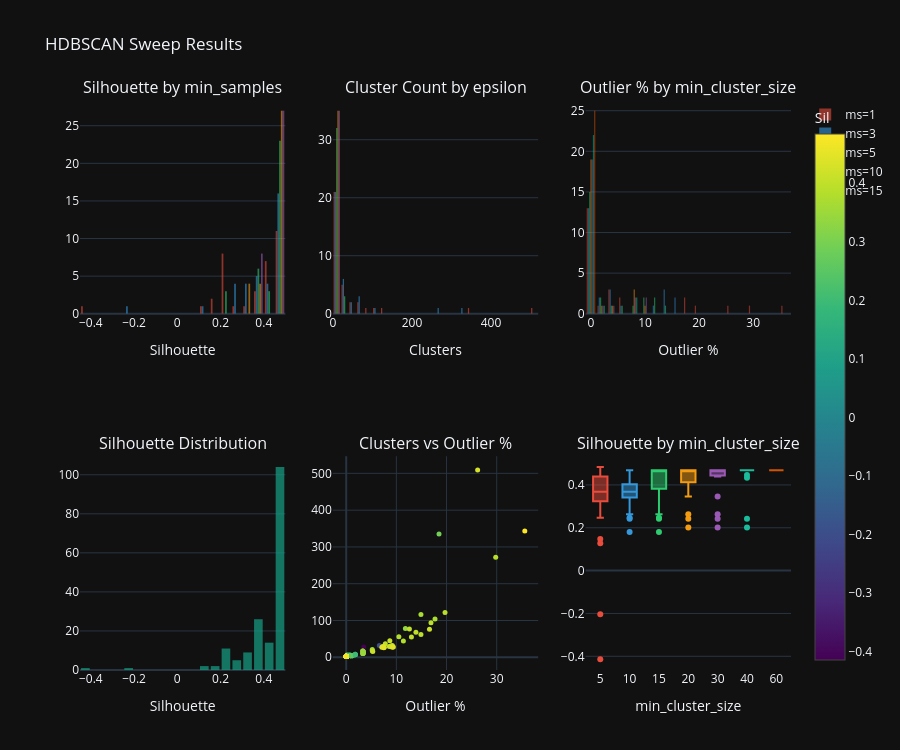

Notebook cell for this chart:
### Code cell
try:
    hdb_sweep_df
except NameError:
    print('No HDBSCAN sweep data — set RUN_HDBSCAN_SWEEP = True')
else:
    import plotly.graph_objects as go
    from plotly.subplots import make_subplots

    _sc = {'eom': '#E74C3C', 'leaf': '#3498DB'}

    fig = make_subplots(rows=2, cols=3, subplot_titles=(
        'DBCV: EOM vs Leaf', 'Silhouette: EOM vs Leaf', 'Persistence: EOM vs Leaf',
        'DBCV vs Silhouette', 'DBCV vs Persistence', 'Clusters vs Avg Probability'))

    for sel in ['eom', 'leaf']:
        s = hdb_sweep_df[hdb_sweep_df['selection_method'] == sel]
        c = _sc[sel]
        fig.add_trace(go.Histogram(x=s['dbcv'], name=sel, marker_color=c, opacity=0.7), row=1, col=1)
        fig.add_trace(go.Histogram(x=s['silhouette'], name=sel, marker_color=c, opacity=0.7,
                                   showlegend=False), row=1, col=2)
        fig.add_trace(go.Histogram(x=s['persistence'], name=sel, marker_color=c, opacity=0.7,
                                   showlegend=False), row=1, col=3)

    fig.add_trace(go.Scatter(
        x=hdb_sweep_df['silhouette'], y=hdb_sweep_df['dbcv'], mode='markers',
        marker=dict(size=5,
                    color=[_sc.get(m, '#888') for m in hdb_sweep_df['selection_method']],
                    opacity=0.6),
        showlegend=False), row=2, col=1)

    fig.add_trace(go.Scatter(
        x=hdb_sweep_df['persistence'], y=hdb_sweep_df['dbcv'], mode='markers',
        marker=dict(size=5, color=hdb_sweep_df['outlier_pct']*100, colorscale='Inferno',
                    showscale=True, colorbar=dict(title='Out%', x=0.68)),
        showlegend=False), row=2, col=2)

    fig.add_trace(go.Scatter(
        x=hdb_sweep_df['n_clusters'], y=hdb_sweep_df['avg_probability'], mode='markers',
        marker=dict(size=5,
                    color=[_sc.get(m, '#888') for m in hdb_sweep_df['selection_method']],
                    opacity=0.6),
        showlegend=False), row=2, col=3)

    fig.update_xaxes(title_text='DBCV', row=1, col=1)
    fig.update_xaxes(title_text='Silhouette', row=1, col=2)
    fig.update_xaxes(title_text='Persistence (ARI)', row=1, col=3)
    fig.update_xaxes(title_text='Silhouette', row=2, col=1)
    fig.update_yaxes(title_text='DBCV', row=2, col=1)
    fig.update_xaxes(title_text='Persistence', row=2, col=2)
    fig.update_yaxes(title_text='DBCV', row=2, col=2)
    fig.update_xaxes(title_text='n_clusters', row=2, col=3)
    fig.update_yaxes(title_text='Avg Probability', row=2, col=3)
    fig.update_layout(height=700, template='plotly_dark', title_text='HDBSCAN Sweep — EOM vs Leaf + Quality')
    fig.show()

### Figure 1 — Plotly figure (JSON) as saved in the notebook; plotly's stock layout.template omitted (floating-point values rounded to 4 significant figures; data arrays with more than 128 entries replaced by an {"elided": "..."} marker saying what was removed)
{"data": [{"marker": {"color": "#E74C3C"}, "name": "ms=1", "opacity": 0.6, "type": "histogram", "x": [0.429, 0.291, -0.414, 0.148, 0.469, 0.366, 0.342, 0.18, 0.242, 0.469, 0.398, 0.382, 0.18, 0.242, 0.469, 0.411, 0.4, 0.201, 0.242, 0.469, 0.441, 0.447, 0.201, 0.242, 0.469, 0.433, 0.446, 0.201, 0.242, 0.469, 0.469, 0.469, 0.469, 0.469, 0.469], "xaxis": "x", "yaxis": "y"}, {"marker": {"color": "#3498DB"}, "name": "ms=3", "opacity": 0.6, "type": "histogram", "x": [0.484, 0.385, -0.204, 0.128, 0.469, 0.395, 0.399, 0.339, 0.263, 0.469, 0.399, 0.383, 0.339, 0.263, 0.469, 0.418, 0.413, 0.346, 0.263, 0.469, 0.439, 0.445, 0.346, 0.263, 0.469, 0.469, 0.469, 0.469, 0.469, 0.469, 0.469, 0.469, 0.469, 0.469, 0.469], "xaxis": "x", "yaxis": "y"}, {"marker": {"color": "#2ECC71"}, "name": "ms=5", "opacity": 0.6, "type": "histogram", "x": [0.391, 0.37, 0.357, 0.247, 0.469, 0.416, 0.392, 0.39, 0.247, 0.469, 0.399, 0.405, 0.414, 0.247, 0.469, 0.469, 0.469, 0.469, 0.469, 0.469, 0.469, 0.469, 0.469, 0.469, 0.469, 0.469, 0.469, 0.469, 0.469, 0.469, 0.469, 0.469, 0.469, 0.469, 0.469], "xaxis": "x", "yaxis": "y"}, {"marker": {"color": "#F39C12"}, "name": "ms=10", "opacity": 0.6, "type": "histogram", "x": [0.358, 0.358, 0.334, 0.352, 0.469, 0.342, 0.342, 0.334, 0.352, 0.469, 0.469, 0.469, 0.469, 0.469, 0.469, 0.469, 0.469, 0.469, 0.469, 0.469, 0.469, 0.469, 0.469, 0.469, 0.469, 0.469, 0.469, 0.469, 0.469, 0.469, 0.469, 0.469, 0.469, 0.469, 0.469], "xaxis": "x", "yaxis": "y"}, {"marker": {"color": "#9B59B6"}, "name": "ms=15", "opacity": 0.6, "type": "histogram", "x": [0.368, 0.368, 0.368, 0.368, 0.469, 0.368, 0.368, 0.368, 0.368, 0.469, 0.469, 0.469, 0.469, 0.469, 0.469, 0.469, 0.469, 0.469, 0.469, 0.469, 0.469, 0.469, 0.469, 0.469, 0.469, 0.469, 0.469, 0.469, 0.469, 0.469, 0.469, 0.469, 0.469, 0.469, 0.469], "xaxis": "x", "yaxis": "y"}, {"marker": {"color": "#E74C3C"}, "name": "eps=0.0", "opacity": 0.6, "showlegend": false, "type": "histogram", "x": [509, 343, 122, 17, 4, 116, 94, 76, 16, 4, 77, 55, 32, 3, 3, 45, 31, 3, 3, 3, 29, 28, 3, 3, 3, 27, 3, 3, 3, 3, 3, 3, 3, 3, 3], "xaxis": "x2", "yaxis": "y2"}, {"marker": {"color": "#3498DB"}, "name": "eps=0.1", "opacity": 0.6, "showlegend": false, "type": "histogram", "x": [335, 272, 104, 17, 4, 78, 68, 62, 16, 4, 56, 44, 29, 3, 3, 37, 30, 3, 3, 3, 27, 27, 3, 3, 3, 26, 3, 3, 3, 3, 3, 3, 3, 3, 3], "xaxis": "x2", "yaxis": "y2"}, {"marker": {"color": "#2ECC71"}, "name": "eps=0.2", "opacity": 0.6, "showlegend": false, "type": "histogram", "x": [28, 32, 21, 5, 4, 8, 11, 18, 5, 4, 8, 11, 16, 3, 3, 7, 10, 3, 3, 3, 7, 10, 3, 3, 3, 7, 3, 3, 3, 3, 3, 3, 3, 3, 3], "xaxis": "x2", "yaxis": "y2"}, {"marker": {"color": "#F39C12"}, "name": "eps=0.3", "opacity": 0.6, "showlegend": false, "type": "histogram", "x": [7, 7, 4, 4, 4, 4, 4, 4, 4, 4, 4, 4, 4, 3, 3, 4, 4, 3, 3, 3, 4, 4, 3, 3, 3, 4, 3, 3, 3, 3, 3, 3, 3, 3, 3], "xaxis": "x2", "yaxis": "y2"}, {"marker": {"color": "#9B59B6"}, "name": "eps=0.5", "opacity": 0.6, "showlegend": false, "type": "histogram", "x": [3, 3, 3, 3, 3, 3, 3, 3, 3, 3, 3, 3, 3, 3, 3, 3, 3, 3, 3, 3, 3, 3, 3, 3, 3, 3, 3, 3, 3, 3, 3, 3, 3, 3, 3], "xaxis": "x2", "yaxis": "y2"}, {"marker": {"color": "#E74C3C"}, "name": "mcs=5", "opacity": 0.5, "showlegend": false, "type": "histogram", "x": [26.2, 18.5, 3.5, 0.2, 0.0, 35.6, 29.8, 6.6, 0.7, 0.0, 19.7, 17.7, 5.2, 1.2, 0.0, 3.3, 3.3, 0.9, 0.1, 0.0, 0.1, 0.1, 0.1, 0.1, 0.0], "xaxis": "x3", "yaxis": "y3"}, {"marker": {"color": "#3498DB"}, "name": "mcs=10", "opacity": 0.5, "showlegend": false, "type": "histogram", "x": [14.9, 11.8, 1.8, 0.4, 0.0, 16.9, 13.9, 3.4, 0.9, 0.0, 16.6, 14.9, 5.2, 1.2, 0.0, 3.4, 3.4, 0.9, 0.1, 0.0, 0.1, 0.1, 0.1, 0.1, 0.0], "xaxis": "x3", "yaxis": "y3"}, {"marker": {"color": "#2ECC71"}, "name": "mcs=15", "opacity": 0.5, "showlegend": false, "type": "histogram", "x": [12.6, 10.5, 1.8, 0.4, 0.0, 13.0, 11.4, 3.4, 0.9, 0.0, 9.2, 8.6, 5.3, 1.2, 0.0, 0.0, 0.0, 0.0, 0.0, 0.0, 0.0, 0.0, 0.0, 0.0, 0.0], "xaxis": "x3", "yaxis": "y3"}, {"marker": {"color": "#F39C12"}, "name": "mcs=20", "opacity": 0.5, "showlegend": false, "type": "histogram", "x": [8.7, 7.8, 1.8, 0.4, 0.0, 9.0, 8.8, 3.3, 0.9, 0.0, 0.0, 0.0, 0.0, 0.0, 0.0, 0.0, 0.0, 0.0, 0.0, 0.0, 0.0, 0.0, 0.0, 0.0, 0.0], "xaxis": "x3", "yaxis": "y3"}, {"marker": {"color": "#9B59B6"}, "name": "mcs=30", "opacity": 0.5, "showlegend": false, "type": "histogram", "x": [7.3, 7.1, 1.8, 0.4, 0.0, 9.4, 9.2, 3.3, 0.9, 0.0, 0.0, 0.0, 0.0, 0.0, 0.0, 0.0, 0.0, 0.0, 0.0, 0.0, 0.0, 0.0, 0.0, 0.0, 0.0], "xaxis": "x3", "yaxis": "y3"}, {"marker": {"color": "#1ABC9C"}, "name": "mcs=40", "opacity": 0.5, "showlegend": false, "type": "histogram", "x": [7.6, 7.5, 1.8, 0.4, 0.0, 0.0, 0.0, 0.0, 0.0, 0.0, 0.0, 0.0, 0.0, 0.0, 0.0, 0.0, 0.0, 0.0, 0.0, 0.0, 0.0, 0.0, 0.0, 0.0, 0.0], "xaxis": "x3", "yaxis": "y3"}, {"marker": {"color": "#D35400"}, "name": "mcs=60", "opacity": 0.5, "showlegend": false, "type": "histogram", "x": [0.0, 0.0, 0.0, 0.0, 0.0, 0.0, 0.0, 0.0, 0.0, 0.0, 0.0, 0.0, 0.0, 0.0, 0.0, 0.0, 0.0, 0.0, 0.0, 0.0, 0.0, 0.0, 0.0, 0.0, 0.0], "xaxis": "x3", "yaxis": "y3"}, {"marker": {"color": "#16A085"}, "opacity": 0.7, "showlegend": false, "type": "histogram", "x": {"elided": "175 float values"}, "xaxis": "x4", "yaxis": "y4"}, {"marker": {"color": {"elided": "175 float values"}, "colorbar": {"title": {"text": "Sil"}}, "colorscale": [[0, "#440154"], [0.1111, "#482878"], [0.2222, "#3e4989"], [0.3333, "#31688e"], [0.4444, "#26828e"], [0.5556, "#1f9e89"], [0.6667, "#35b779"], [0.7778, "#6ece58"], [0.8889, "#b5de2b"], [1, "#fde725"]], "showscale": true, "size": 5}, "mode": "markers", "showlegend": false, "type": "scatter", "x": {"elided": "175 float values"}, "xaxis": "x5", "y": {"elided": "175 int values"}, "yaxis": "y5"}, {"marker": {"color": "#E74C3C"}, "name": "5", "showlegend": false, "type": "box", "xaxis": "x6", "y": [0.429, 0.291, -0.414, 0.148, 0.469, 0.484, 0.385, -0.204, 0.128, 0.469, 0.391, 0.37, 0.357, 0.247, 0.469, 0.358, 0.358, 0.334, 0.352, 0.469, 0.368, 0.368, 0.368, 0.368, 0.469], "yaxis": "y6"}, {"marker": {"color": "#3498DB"}, "name": "10", "showlegend": false, "type": "box", "xaxis": "x6", "y": [0.366, 0.342, 0.18, 0.242, 0.469, 0.395, 0.399, 0.339, 0.263, 0.469, 0.416, 0.392, 0.39, 0.247, 0.469, 0.342, 0.342, 0.334, 0.352, 0.469, 0.368, 0.368, 0.368, 0.368, 0.469], "yaxis": "y6"}, {"marker": {"color": "#2ECC71"}, "name": "15", "showlegend": false, "type": "box", "xaxis": "x6", "y": [0.398, 0.382, 0.18, 0.242, 0.469, 0.399, 0.383, 0.339, 0.263, 0.469, 0.399, 0.405, 0.414, 0.247, 0.469, 0.469, 0.469, 0.469, 0.469, 0.469, 0.469, 0.469, 0.469, 0.469, 0.469], "yaxis": "y6"}, {"marker": {"color": "#F39C12"}, "name": "20", "showlegend": false, "type": "box", "xaxis": "x6", "y": [0.411, 0.4, 0.201, 0.242, 0.469, 0.418, 0.413, 0.346, 0.263, 0.469, 0.469, 0.469, 0.469, 0.469, 0.469, 0.469, 0.469, 0.469, 0.469, 0.469, 0.469, 0.469, 0.469, 0.469, 0.469], "yaxis": "y6"}, {"marker": {"color": "#9B59B6"}, "name": "30", "showlegend": false, "type": "box", "xaxis": "x6", "y": [0.441, 0.447, 0.201, 0.242, 0.469, 0.439, 0.445, 0.346, 0.263, 0.469, 0.469, 0.469, 0.469, 0.469, 0.469, 0.469, 0.469, 0.469, 0.469, 0.469, 0.469, 0.469, 0.469, 0.469, 0.469], "yaxis": "y6"}, {"marker": {"color": "#1ABC9C"}, "name": "40", "showlegend": false, "type": "box", "xaxis": "x6", "y": [0.433, 0.446, 0.201, 0.242, 0.469, 0.469, 0.469, 0.469, 0.469, 0.469, 0.469, 0.469, 0.469, 0.469, 0.469, 0.469, 0.469, 0.469, 0.469, 0.469, 0.469, 0.469, 0.469, 0.469, 0.469], "yaxis": "y6"}, {"marker": {"color": "#D35400"}, "name": "60", "showlegend": false, "type": "box", "xaxis": "x6", "y": [0.469, 0.469, 0.469, 0.469, 0.469, 0.469, 0.469, 0.469, 0.469, 0.469, 0.469, 0.469, 0.469, 0.469, 0.469, 0.469, 0.469, 0.469, 0.469, 0.469, 0.469, 0.469, 0.469, 0.469, 0.469], "yaxis": "y6"}], "layout": {"annotations": [{"font": {"size": 16}, "showarrow": false, "text": "Silhouette by min_samples", "x": 0.1444, "xanchor": "center", "xref": "paper", "y": 1, "yanchor": "bottom", "yref": "paper"}, {"font": {"size": 16}, "showarrow": false, "text": "Cluster Count by epsilon", "x": 0.5, "xanchor": "center", "xref": "paper", "y": 1, "yanchor": "bottom", "yref": "paper"}, {"font": {"size": 16}, "showarrow": false, "text": "Outlier % by min_cluster_size", "x": 0.8556, "xanchor": "center", "xref": "paper", "y": 1, "yanchor": "bottom", "yref": "paper"}, {"font": {"size": 16}, "showarrow": false, "text": "Silhouette Distribution", "x": 0.1444, "xanchor": "center", "xref": "paper", "y": 0.375, "yanchor": "bottom", "yref": "paper"}, {"font": {"size": 16}, "showarrow": false, "text": "Clusters vs Outlier %", "x": 0.5, "xanchor": "center", "xref": "paper", "y": 0.375, "yanchor": "bottom", "yref": "paper"}, {"font": {"size": 16}, "showarrow": false, "text": "Silhouette by min_cluster_size", "x": 0.8556, "xanchor": "center", "xref": "paper", "y": 0.375, "yanchor": "bottom", "yref": "paper"}], "height": 750, "title": {"text": "HDBSCAN Sweep Results"}, "xaxis": {"anchor": "y", "domain": [0, 0.2889], "title": {"text": "Silhouette"}}, "xaxis2": {"anchor": "y2", "domain": [0.3556, 0.6444], "title": {"text": "Clusters"}}, "xaxis3": {"anchor": "y3", "domain": [0.7111, 1], "title": {"text": "Outlier %"}}, "xaxis4": {"anchor": "y4", "domain": [0, 0.2889], "title": {"text": "Silhouette"}}, "xaxis5": {"anchor": "y5", "domain": [0.3556, 0.6444], "title": {"text": "Outlier %"}}, "xaxis6": {"anchor": "y6", "domain": [0.7111, 1], "title": {"text": "min_cluster_size"}}, "yaxis": {"anchor": "x", "domain": [0.625, 1]}, "yaxis2": {"anchor": "x2", "domain": [0.625, 1]}, "yaxis3": {"anchor": "x3", "domain": [0.625, 1]}, "yaxis4": {"anchor": "x4", "domain": [0, 0.375]}, "yaxis5": {"anchor": "x5", "domain": [0, 0.375]}, "yaxis6": {"anchor": "x6", "domain": [0, 0.375]}}}
